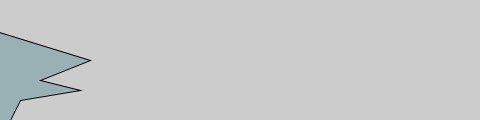
Frame 1 (no input)
Frame 60 (the mouse pressed at the canvas centre just before this capture): identical to frame 1, image omitted
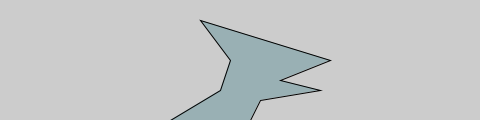
Frame 120 (the mouse held since frame 60 and released just before this capture)

The Processing sketch that drew these frames (run headless with seeded random() and noise(); from frame 60 on, the mouse is pressed at the canvas centre):

// Processing sketch: primitives_4
// ── primitives_4.pde
PShape dino;

void setup() {
  size(480, 120);
  dino = createShape();
  // to reuse dino shape
  
  dino.beginShape();
  dino.fill(153, 176, 180);
  dino.vertex(50, 120);
  dino.vertex(100, 90);
  dino.vertex(110, 60);
  dino.vertex(80, 20);
  dino.vertex(210, 60);
  dino.vertex(160, 80);
  dino.vertex(200, 90);
  dino.vertex(140, 100);
  dino.vertex(130, 120);
  dino.endShape();

}
void draw() {
  background(204);
  translate(mouseX - 120, 0);
  shape(dino, 0, 0);
}
